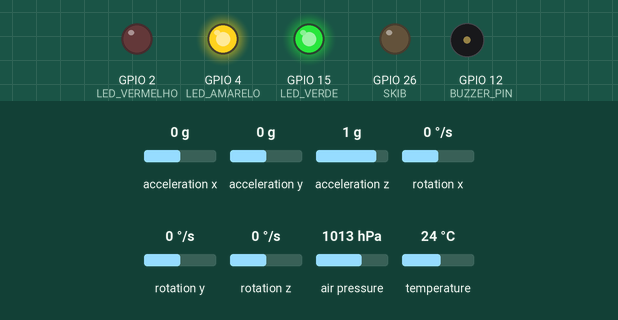
Bench run of a sketch on a simulated ESP32. Parts: output pins drawn as LEDs (lit = HIGH), buzzer (waves = sounding, pin HIGH). Wiring (inferred from the names in the program): MPU-9250 motion sensor at I2C address 0x68. The inputs (shaded band) are chosen by the test bench; at power-on: air pressure 1013 hPa, acceleration x 0 g, acceleration y 0 g, acceleration z 1 g, rotation x 0 °/s, rotation y 0 °/s, rotation z 0 °/s, temperature 24 °C. Storage starts empty; what the sketch prints to the serial monitor is not drawn.

Above: at 3.3 s.
3.4 s: air pressure set to 1011 hPa
At 5.4 s:
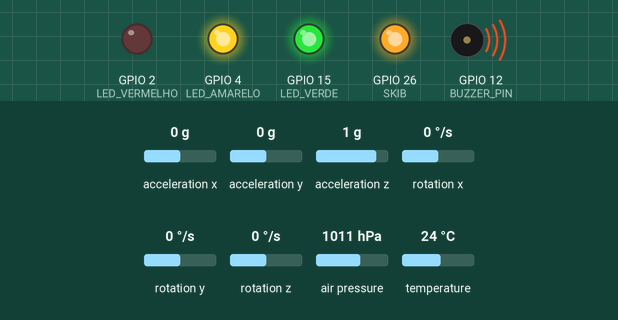
5.7 s: air pressure set to 1025 hPa
At 6.6 s:
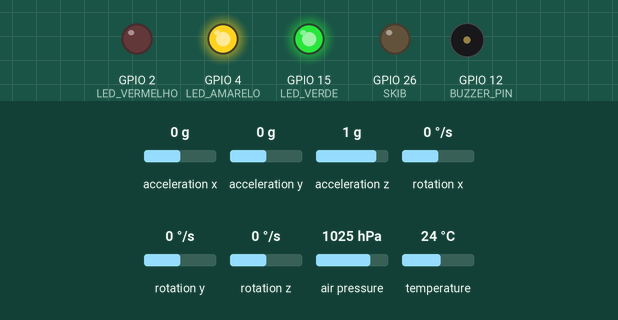
7.7 s: air pressure set to 952 hPa
At 8.9 s:
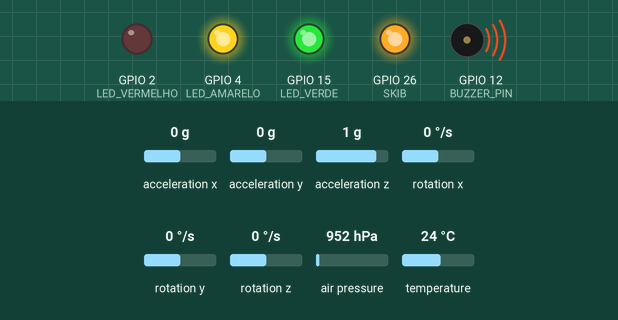
Timing chart, 0 to 10.7 s (numbered marks = the images above; inputs shaded):
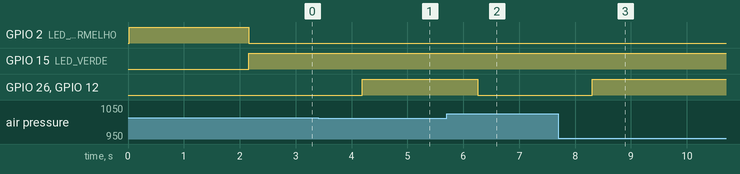

The sketch:

OnboardComputer.ino
```cpp
#include <Wire.h>
#include <Adafruit_Sensor.h>
#include <Adafruit_BMP280.h>
#include "FS.h"
#include "SD.h"
#include "SPI.h"

// ======= DEFINIÇÕES DE PINOS =======
#define SKIB 26           // Renomeado de LED_PIN
#define BUZZER_PIN 12
#define SD_CS_PIN 5
#define MPU_ADDR 0x68

// ======= LEDS DE STATUS =======
#define LED_VERDE 15      // Ativa quando SD e BMP estão OK
#define LED_AMARELO 4     // Ativa quando SD estiver funcionando
#define LED_VERMELHO 2    // Ativa quando SD falhar

// ======= REGISTRADORES DO MPU9250 =======
#define ACCEL_XOUT_H 0x3B
#define ACCEL_YOUT_H 0x3D
#define ACCEL_ZOUT_H 0x3F
#define GYRO_XOUT_H  0x43
#define GYRO_YOUT_H  0x45
#define GYRO_ZOUT_H  0x47
#define TEMP_OUT_H   0x41

#define GYRO_CONFIG_MODE 0
#define ACC_CONFIG_MODE  1

// ======= OBJETOS =======
Adafruit_BMP280 bmp;

// ======= VARIÁVEIS =======
float accX, accY, accZ, gyroX, gyroY, gyroZ, tempC;
float referencePressure = 0;
float referenceAltitude = 0;
bool firstReading = true;
float altitudeVariation;

// ======= ESTADO DOS SENSORES =======
bool sdOk = false;
bool bmpOk = false;

// ======= PROTÓTIPOS =======
void initMPU9250();
void i2cWrite(uint8_t address, uint8_t reg, uint8_t val);
int16_t i2cRead(uint8_t address, uint8_t reg);
void readAccel();
void readGyro();
void readTemperature();
void readBMP280();
void writeFile(fs::FS &fs, const char * path, const char * message);

void setup() {
  Serial.begin(115200);
  Wire.begin();

  pinMode(SKIB, OUTPUT);
  pinMode(BUZZER_PIN, OUTPUT);
  pinMode(LED_VERDE, OUTPUT);
  pinMode(LED_AMARELO, OUTPUT);
  pinMode(LED_VERMELHO, OUTPUT);

  Serial.println("Inicializando sensores...");

  // ======= BMP280 =======
  if (!bmp.begin(0x76)) {
    Serial.println("❌ Erro ao inicializar o BMP280!");
    bmpOk = false;
    digitalWrite(LED_VERDE, LOW);
  } else {
    bmpOk = true;
    Serial.println("✅ BMP280 inicializado!");
  }

  // ======= SD CARD =======
  if (!SD.begin(SD_CS_PIN)) {
    Serial.println("❌ Falha ao montar o cartão SD!");
    sdOk = false;
    digitalWrite(LED_AMARELO, LOW);
    digitalWrite(LED_VERMELHO, HIGH); // Erro → vermelho aceso
  } else {
    sdOk = true;
    digitalWrite(LED_AMARELO, HIGH);  // SD OK → amarelo aceso
    digitalWrite(LED_VERMELHO, LOW);
    Serial.println("✅ Cartão SD montado com sucesso.");
  }

  // ======= LED VERDE (BMP + SD OK) =======
  if (sdOk && bmpOk) {
    digitalWrite(LED_VERMELHO, HIGH);
  } else {
    digitalWrite(LED_VERMELHO, LOW);
  }

  // ======= MPU9250 =======
  initMPU9250();

  delay(2000);
  if (sdOk) {
    writeFile(SD, "/log.txt", "Iniciando a leitura dos sensores...\n");
  }
}

void loop() {
  readAccel();
  readGyro();
  readTemperature();
  readBMP280();

  // ======= DETECÇÃO DE QUEDA =======
  if (altitudeVariation >= 2.0) {
    digitalWrite(SKIB, HIGH);
    digitalWrite(BUZZER_PIN, HIGH);
    Serial.println("⚠️ QUEDA DETECTADA!");
  } else {
    digitalWrite(SKIB, LOW);
    digitalWrite(BUZZER_PIN, LOW);
  }

  // ======= EXIBIÇÃO NO SERIAL =======
  Serial.print("Acelerômetro X: "); Serial.print(accX);
  Serial.print(" | Y: "); Serial.print(accY);
  Serial.print(" | Z: "); Serial.println(accZ);

  Serial.print("Giroscópio X: "); Serial.print(gyroX);
  Serial.print(" | Y: "); Serial.print(gyroY);
  Serial.print(" | Z: "); Serial.println(gyroZ);

  Serial.print("Temperatura MPU: "); Serial.print(tempC); Serial.println(" °C");

  // ======= GRAVAÇÃO NO CARTÃO SD =======
  if (sdOk) {
    String data = "Acelerômetro X: " + String(accX) + " Y: " + String(accY) + " Z: " + String(accZ) + "\n";
    data += "Giroscópio X: " + String(gyroX) + " Y: " + String(gyroY) + " Z: " + String(gyroZ) + "\n";
    data += "Temperatura MPU: " + String(tempC) + " °C\n";
    data += "Altitude relativa: " + String(altitudeVariation) + " m\n\n";
    writeFile(SD, "/log.txt", data.c_str());
  }

  // ======= STATUS DOS LEDS =======
  if (sdOk && bmpOk) {
    digitalWrite(LED_VERDE, HIGH);
  } else {
    digitalWrite(LED_VERDE, LOW);
  }

  if (sdOk) {
    digitalWrite(LED_AMARELO, HIGH);
    digitalWrite(LED_VERMELHO, LOW);
  } else {
    digitalWrite(LED_AMARELO, LOW);
    digitalWrite(LED_VERMELHO, HIGH);
  }

  delay(1000);
}

// ======================================================
// ======= FUNÇÕES AUXILIARES ===========================
// ======================================================

void initMPU9250() {
  i2cWrite(MPU_ADDR, 0x6B, 0x00);
  delay(100);
  i2cWrite(MPU_ADDR, 0x1B, GYRO_CONFIG_MODE);
  i2cWrite(MPU_ADDR, 0x1C, ACC_CONFIG_MODE);
}

void i2cWrite(uint8_t address, uint8_t reg, uint8_t val) {
  Wire.beginTransmission(address);
  Wire.write(reg);
  Wire.write(val);
  Wire.endTransmission();
}

int16_t i2cRead(uint8_t address, uint8_t reg) {
  Wire.beginTransmission(address);
  Wire.write(reg);
  Wire.endTransmission(false);
  Wire.requestFrom(address, (uint8_t)2, true);
  return (Wire.read() << 8 | Wire.read());
}

void readAccel() {
  accX = i2cRead(MPU_ADDR, ACCEL_XOUT_H) / 16384.0;
  accY = i2cRead(MPU_ADDR, ACCEL_YOUT_H) / 16384.0;
  accZ = i2cRead(MPU_ADDR, ACCEL_ZOUT_H) / 16384.0;
}

void readGyro() {
  gyroX = i2cRead(MPU_ADDR, GYRO_XOUT_H) / 131.0;
  gyroY = i2cRead(MPU_ADDR, GYRO_YOUT_H) / 131.0;
  gyroZ = i2cRead(MPU_ADDR, GYRO_ZOUT_H) / 131.0;
}

void readTemperature() {
  int16_t rawTemp = i2cRead(MPU_ADDR, TEMP_OUT_H);
  tempC = (rawTemp / 340.0) + 16.53;
}

void readBMP280() {
  float currentPressure = bmp.readPressure() / 100.0F;
  float currentTemp = bmp.readTemperature();

  if (firstReading) {
    referencePressure = currentPressure;
    referenceAltitude = bmp.readAltitude(1013.25);
    firstReading = false;
    Serial.println("Ponto de referência definido!");
  }

  altitudeVariation = 44330.0 * (1.0 - pow(currentPressure / referencePressure, 0.1903));

  Serial.print("Pressão atual: ");
  Serial.print(currentPressure);
  Serial.print(" hPa | Altitude relativa: ");
  Serial.print(altitudeVariation);
  Serial.print(" m | Temp BMP: ");
  Serial.print(currentTemp);
  Serial.println(" °C");
}

void writeFile(fs::FS &fs, const char * path, const char * message) {
  File file = fs.open(path, FILE_APPEND);
  if (!file) {
    Serial.println("Falha ao abrir arquivo para escrita!");
    return;
  }
  if (file.print(message)) {
    Serial.println("Dados salvos no SD.");
  } else {
    Serial.println("Falha ao salvar dados.");
  }
  file.close();
}
```

Measured:
- the behaviour switches between 1013 and 1012 hPa on air pressure (found by bisection; images 0 and 1)
- after the input at 3.4 s, GPIO 26 (SKIB), GPIO 12 (BUZZER_PIN): LOW → HIGH after 0.80 s
- after the input at 5.7 s, GPIO 26 (SKIB), GPIO 12 (BUZZER_PIN): HIGH → LOW after 0.55 s
- after the input at 7.7 s, GPIO 26 (SKIB), GPIO 12 (BUZZER_PIN): LOW → HIGH after 0.61 s
